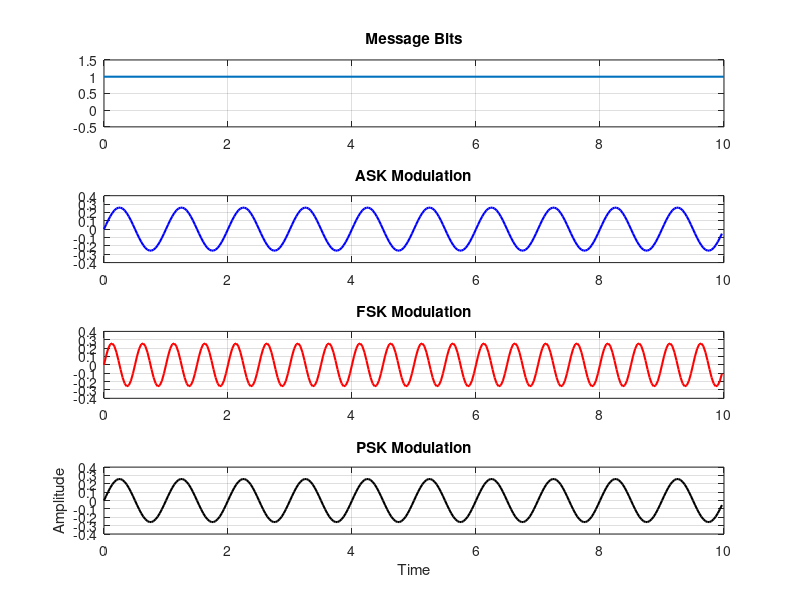
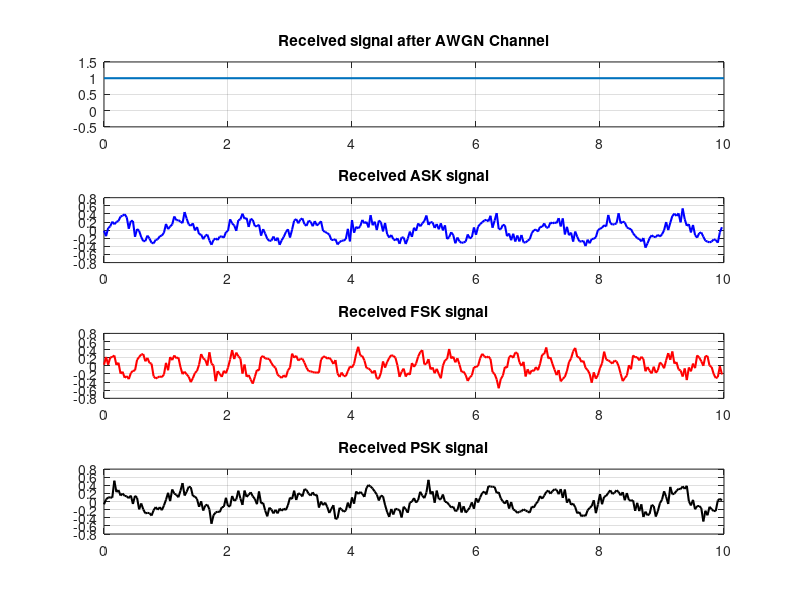
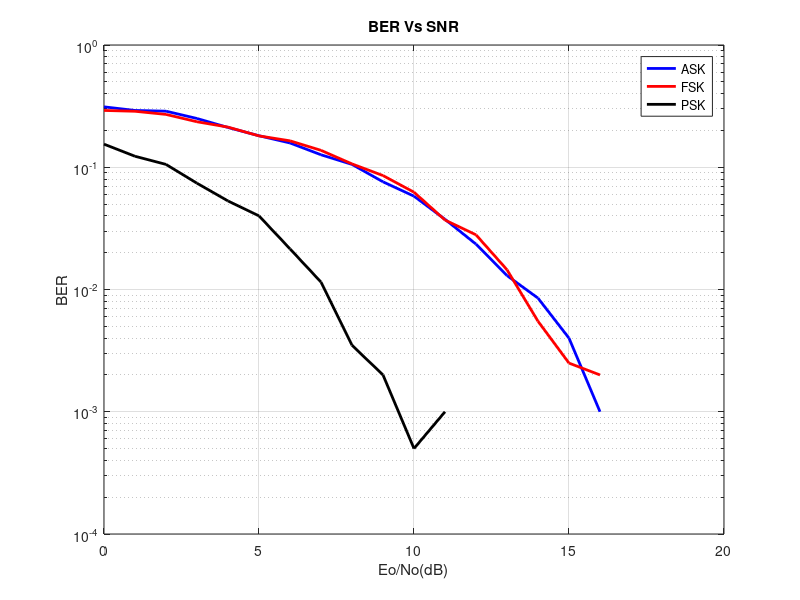

MATLAB code to generate these figures, in order:
%msglen= number of bits to be transmitted
%take msglen=10000, or 20000 for more accuracy
%If you have any problem or feedback please contact me @
%%===============================================
n=2000;
b=randi(1,n);
f1=1;f2=2;
t=0:1/30:1-1/30;

%ASK
sa1=sin(2*pi*f1*t);
E1=sum(sa1.^2);
sa1=sa1/sqrt(E1); %unit energy
sa0=0*sin(2*pi*f1*t);
%FSK
sf0=sin(2*pi*f1*t);
E=sum(sf0.^2);
sf0=sf0/sqrt(E);
sf1=sin(2*pi*f2*t);
E=sum(sf1.^2);
sf1=sf1/sqrt(E);
%PSK
sp0=-sin(2*pi*f1*t)/sqrt(E1);
sp1=sin(2*pi*f1*t)/sqrt(E1);
%MODULATION
ask=[];psk=[];fsk=[];
for i=1:n
if b(i)==1
ask=[ask sa1];
psk=[psk sp1];
fsk=[fsk sf1];
else
ask=[ask sa0];
psk=[psk sp0];
fsk=[fsk sf0];
end
end
figure(1)
subplot(411)
stairs(0:10,[b(1:10) b(10)],'linewidth',1.5)
axis([0 10 -0.5 1.5])
title('Message Bits');grid on
subplot(412)
tb=0:1/30:10-1/30;
plot(tb, ask(1:10*30),'b','linewidth',1.5)
title('ASK Modulation');grid on
subplot(413)
plot(tb, fsk(1:10*30),'r','linewidth',1.5)
title('FSK Modulation');grid on
subplot(414)
plot(tb, psk(1:10*30),'k','linewidth',1.5)
title('PSK Modulation');grid on
xlabel('Time');ylabel('Amplitude')
%AWGN
for snr=0:20
askn=awgn(ask,snr);
pskn=awgn(psk,snr);
fskn=awgn(fsk,snr);
%DETECTION
A=[];F=[];P=[];
for i=1:n
%ASK Detection
if sum(sa1.*askn(1+30*(i-1):30*i))>0.5
A=[A 1];
else
A=[A 0];
end

%FSK Detection
if sum(sf1.*fskn(1+30*(i-1):30*i))>0.5
F=[F 1];
else
F=[F 0];
end
%PSK Detection
if sum(sp1.*pskn(1+30*(i-1):30*i))>0
P=[P 1];
else
P=[P 0];
end
end
%BER
errA=0;errF=0; errP=0;
for i=1:n
if A(i)==b(i)
errA=errA;
else
errA=errA+1;
end
if F(i)==b(i)
errF=errF;
else
errF=errF+1;
end
if P(i)==b(i)
errP=errP;
else
errP=errP+1;
end
end
BER_A(snr+1)=errA/n;
BER_F(snr+1)=errF/n;
BER_P(snr+1)=errP/n;
end
figure(2)
subplot(411)
stairs(0:10,[b(1:10) b(10)],'linewidth',1.5)
axis([0 10 -0.5 1.5]);grid on
title('Received signal after AWGN Channel')
subplot(412)
tb=0:1/30:10-1/30;
plot(tb, askn(1:10*30),'b','linewidth',1.5)
title('Received ASK signal');grid on
subplot(413)
plot(tb, fskn(1:10*30),'r','linewidth',1.5)
title('Received FSK signal');grid on
subplot(414)
plot(tb, pskn(1:10*30),'k','linewidth',1.5)
title('Received PSK signal');grid on
figure(3)
semilogy(0:20,BER_A, 'b','linewidth',2)
title('BER Vs SNR')
grid on;
hold on
semilogy(0:20,BER_F,'r','linewidth',2)
semilogy(0:20,BER_P, 'k','linewidth',2)

xlabel('Eo/No(dB)')
ylabel('BER')
hold off
legend('ASK','FSK','PSK');